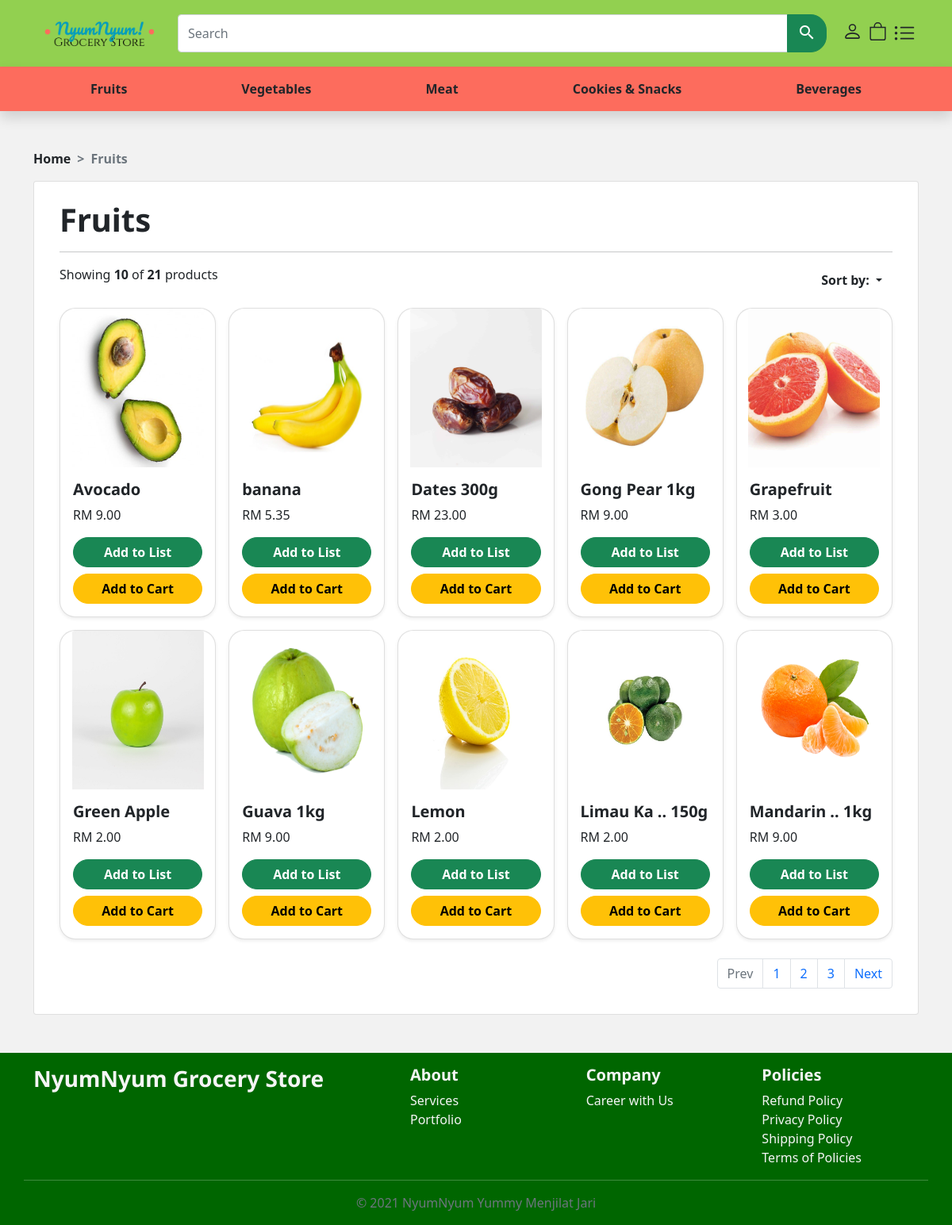
The app's page /src/products.php?page=1&p_cat_id=1&sort=A2Z with its own data.
### tables this page shows
CREATE TABLE `product_categories` (
  `p_cat_id` int(10) NOT NULL,
  `p_cat_title` text NOT NULL
);

CREATE TABLE `product` (
  `product_id` int(10) NOT NULL,
  `p_cat_id` int(11) NOT NULL,
  `date` timestamp NOT NULL DEFAULT current_timestamp(),
  `product_name` text NOT NULL,
  `sale` varchar(255) NOT NULL,
  `percentage` varchar(255) NOT NULL,
  `product_price` float(10,2) NOT NULL,
  `product_img` varchar(255) NOT NULL,
  `product_quantity` int(10) NOT NULL,
  `product_desc` text NOT NULL
);

### functions/function.php (the view, shortened to what this page needs)
<?php
$db = mysqli_connect("localhost", "root", "", "groceries");
function getpro($run_product)
{
    global $db, $p_cat_id0, $id, $page, $count;
    while ($row_product = mysqli_fetch_array($run_product)) {
        $product_id = $row_product['product_id'];
        $p_cat_id = $row_product['p_cat_id'];
        $product_name = $row_product['product_name'];
        $product_price = $row_product['product_price'];
        $product_img = $row_product['product_img'];
        $sale = $row_product['sale'];
        $percentage = $row_product['percentage'];
        if (strlen($product_name) > 15) {
            $product_name = substr($product_name, 0, 8). " .. " . substr($product_name, -4);
        }
        if ($p_cat_id == $p_cat_id0 && isset($_SESSION['user'])) {
            $_SESSION['cart'] = $product_id;
            $id = $_SESSION['user'];
            echo "
            <div class='col'>
                <div class='card shadow-sm sshighlight'>
                    <a href='products-closeup.php?id=$id&product_id=$product_id&p_cat_id=$p_cat_id'>
                        <img src='../admin_area/product_images/$product_img' alt='pise' class='card-img-top' style='height: 200px;'>
                    </a>
                    <div class='card-body'>
                    ";
                    if($sale == "1"){
                        ?>
                        <div class='position-absolute top-0 end-0 pt-3'>
                            <h5><span class='badge bg-danger'><?php echo $percentage;?>% off</span></h5>
                        </div>
                        <?php
                    }
                    ?>
                <?php echo "
                        <h5 class='card-title'>$product_name</h5>
                        <p class='card-text'>RM $product_price</p>
            "; ?>
                        <div class='d-flex flex-column justify-content-around gap-2 gap-sm-0'>
                            <a href='products-closeup.php?id=<?php echo $id?>&product_id=<?php echo $product_id?>&p_cat_id=<?php echo $p_cat_id ?>'  class='btn btn-success rounded-pill mb-sm-2  '>Add to List</a>
                            <a onclick="add<?=$product_id?>()" class='btn btn-warning rounded-pill'>Add to Cart</a>
                        </div>
                    </div>
                </div>
            </div>
    <?php
        } else {
            echo "
            <div class='col'>
                <div class='card shadow-sm sshighlight'>
                    <a href='products-closeup.php?product_id=$product_id&p_cat_id=$p_cat_id'>
                        <img src='../admin_area/product_images/$product_img' alt='pise' class='card-img-top' style='height: 200px;'>
                    </a>
                    <div class='card-body'>
                        <h5 class='card-title'>$product_name</h5>
                        <p class='card-text'>RM $product_price</p>
                "; ?>
                        <div class='d-flex flex-column justify-content-around gap-2 gap-sm-0'>
                            <a href='products-closeup.php?product_id=<?php echo $product_id?>&p_cat_id=<?php echo $p_cat_id ?>'  class='btn btn-success rounded-pill mb-sm-2  '>Add to List</a>
                            <a href='' data-bs-toggle='modal' data-bs-target='#exampleModal'  class='btn btn-warning rounded-pill'>Add to Cart</a>
                        </div>
                    </div>
                </div>
            </div>
        <?php
        }
        ?>
    <?php
    }
}
function getProA2Z()
{
    global $db, $p_cat_id0, $id, $page, $count;
    $per_page = 10;
    $page = (isset($_GET['page'])) ? $_GET['page'] : 1;
    if (isset($_GET['p_cat_id'])) $p_cat_id0 = $_GET['p_cat_id'];
    $start_from = ($page-1) * $per_page;
    $get_product = "SELECT * FROM product WHERE p_cat_id=$p_cat_id0 ORDER BY product_name ASC
                    LIMIT $start_from,$per_page";
    $run_product = mysqli_query($db, $get_product);
    getpro($run_product);
}
                                ?>

### src/products.php (shortened to what this page needs)
<?php
include("../includes/header.php");
include("../includes/db.php");
global $total_records, $sort;
$per_page = 10;
$page = (isset($_GET['page'])) ? $_GET['page'] : 1;
if (isset($_GET['p_cat_id'])) $p_cat_id0 = $_GET['p_cat_id'];
$start_from = ($page-1) * $per_page;
$get_product = "select * from product where p_cat_id=$p_cat_id0 LIMIT $start_from,$per_page";
$run_product = mysqli_query($db, $get_product);
$count = mysqli_num_rows($run_product);
$get_categoryName = "select * from product_categories where p_cat_id=$p_cat_id0";
$run_categoryName = mysqli_query($db, $get_categoryName);
$row_categoryName = mysqli_fetch_array($run_categoryName);
$p_cat_title = $row_categoryName['p_cat_title'];
$get_productAmount = "SELECT COUNT(*) FROM product WHERE p_cat_id=$p_cat_id0";
$run_productAmount = mysqli_query($db, $get_productAmount);
$productAmount = mysqli_fetch_row($run_productAmount);
?>
    <div class="container pt-5">
        <nav style="--bs-breadcrumb-divider: '>';" aria-label="breadcrumb">
            <ol class="breadcrumb fw-bold">
                <li class="breadcrumb-item"><a href="index.php" class="text-dark text-decoration-none">Home</a></li>
                <li class="breadcrumb-item active" aria-current="page"><?php echo $p_cat_title ?></li>
            </ol>
        </nav>
    </div>
    <main class="container pb-5">
        <div class="card">
            <div class="card-body m-3 mt-2">
                <h1><?php echo $p_cat_title ?></h1>
                <hr>
                <div class="container d-flex flex-row justify-content-between align-item-center p-0">
                    <p id="showProdAmount">Showing <strong><?php echo $count ?></strong> of <strong><?php echo $productAmount[0] ?></strong> products</p>
                    <div class="dropdown pb-3">
                        <button class="btn bg-transparent dropdown-toggle" type="button" id="dropdownSort"
                            data-bs-toggle="dropdown" aria-expanded="false">
                            Sort by:
                        </button>
                    </div>
                </div>
                <div class="row row-cols-2 row-cols-md-3 row-cols-lg-5 g-3">
                    <?php
                    $per_page = 10;
                    if (isset($_GET['sort'])) {
                        $sort = $_GET['sort'];
                        if ($sort == 'A2Z') getProA2Z();
                        elseif ($sort == 'Z2A') getProZ2A();
                        elseif ($sort == 'L2H') getProL2H();
                        elseif ($sort == 'H2L') getProH2L();
                        else getProDef();
                    } else getProDef();
                    ?>
                </div>
                <nav aria-label="Product page navigation">
                    <ul class="pagination justify-content-end mb-0 mt-4">
                    <?php
                        global $p_cat_id0;
                        if (isset($_GET['p_cat_id'])) $p_cat_id0 = $_GET['p_cat_id'];
                        $query = "select * from product where p_cat_id=$p_cat_id0 ";
                        $result = mysqli_query($con,$query);
                        $total_records = mysqli_num_rows($result);
                        $total_pages = ceil($total_records / $per_page);
                        if(isset($_SESSION['user'])){
                            $userid=$_SESSION['user'];
                            if($page >= 2) {
                                echo '
                                <li class="page-item">
                                    <a class="page-link" href="../src/products.php?page='.($page-1).'&id='.$userid.'&p_cat_id='.$p_cat_id0.'&sort='.$sort.'">
                                    Prev</a>
                                </li>
                                ';
                            } else {
                                echo '
                                <li class="page-item disabled">
                                    <a class="page-link" href="#" tabindex="-1" aria-disabled="true">Prev</a>
                                </li>
                                ';
                            }
                            for($i=1; $i<=$total_pages; $i++){
                                echo '
                                <li class="page-item" aria-current="page"><a class="page-link" href="../src/products.php?page='.$i.'&id='.$userid.'&p_cat_id='.$p_cat_id0.'&sort='.$sort.'">
                                '.$i.'</a></li>
                                '
                                ;
                            }
                            if ($page < $total_pages) {
                                echo '
                                <li class="page-item">
                                    <a class="page-link active" href="../src/products.php?page='.($page+1).'&id='.$userid.'&p_cat_id='.$p_cat_id0.'&sort='.$sort.'">
                                    Next</a>
                                </li>
                                ';
                            } else {
                                echo '
                                <li class="page-item disabled">
                                    <a class="page-link" href="#" tabindex="-1" aria-disabled="true">Next</a>
                                </li>
                                ';
                            }
                        } else{
                            if($page >= 2) {
                                echo '
                                <li class="page-item">
                                    <a class="page-link" href="../src/products.php?page='.($page-1).'&&p_cat_id='.$p_cat_id0.'&sort='.$sort.'">
                                    Prev</a>
                                </li>
                                ';
                            } else {
                                echo '
                                <li class="page-item disabled">
                                    <a class="page-link" href="#" tabindex="-1" aria-disabled="true">Prev</a>
                                </li>
                                ';
                            }
                            for($i=1; $i<=$total_pages; $i++){
                                echo '
                                <li class="page-item" aria-current="page"><a class="page-link" href="../src/products.php?page='.$i.'&p_cat_id='.$p_cat_id0.'&sort='.$sort.'">
                                '.$i.'</a></li>
                                '
                                ;
                            }
                            if ($page < $total_pages) {
                                echo '
                                <li class="page-item">
                                    <a class="page-link active" href="../src/products.php?page='.($page+1).'&p_cat_id='.$p_cat_id0.'&sort='.$sort.'">
                                    Next</a>
                                </li>
                                ';
                            } else {
                                echo '
                                <li class="page-item disabled">
                                    <a class="page-link" href="#" tabindex="-1" aria-disabled="true">Next</a>
                                </li>
                                ';
                            }
                        }
                    ?>
                    </ul>
                </nav>
            </div>
        </div>
    </main>
    <?php include("../includes/footer.php") ?>
</body>
</html>

### nyumstyle.css (style rules this page uses)
body { background-color: #f2f2f2; padding-right: 0 !important; }
h1, h2, h3, h4, h5 { font-family: "Noto Sans", sans-serif; font-weight: bold; }
.sshighlight { border-radius: 20px; }
.btn { border-radius: 25px; font-weight: bold; outline: none!important; }
.card a>img { height: 85%; width: 85%; display: block; margin: auto; }

### includes/header.php (style rules this page uses)
html { overflow-y: scroll; }

### records on screen
product_categories: p_cat_title "Fruits"
product: product_img (picture), product_name "Avocado", product_price "9.00"
product: product_img (picture), product_name "banana", product_price "5.35"
product: product_img (picture), product_name "Dates 300g", product_price "23.00"
product: product_img (picture), product_name "Gong Pear 1kg", product_price "9.00"
product: product_img (picture), product_name "Grapefruit", product_price "3.00"
product: product_img (picture), product_name "Green Apple", product_price "2.00"
product: product_img (picture), product_name "Guava 1kg", product_price "9.00"
product: product_img (picture), product_name "Lemon", product_price "2.00"
product: product_img (picture), product_name "Limau Ka .. 150g", product_price "2.00"
product: product_img (picture), product_name "Mandarin .. 1kg", product_price "9.00"

### other values on screen
$count "10"
$productAmount[0] "21"
